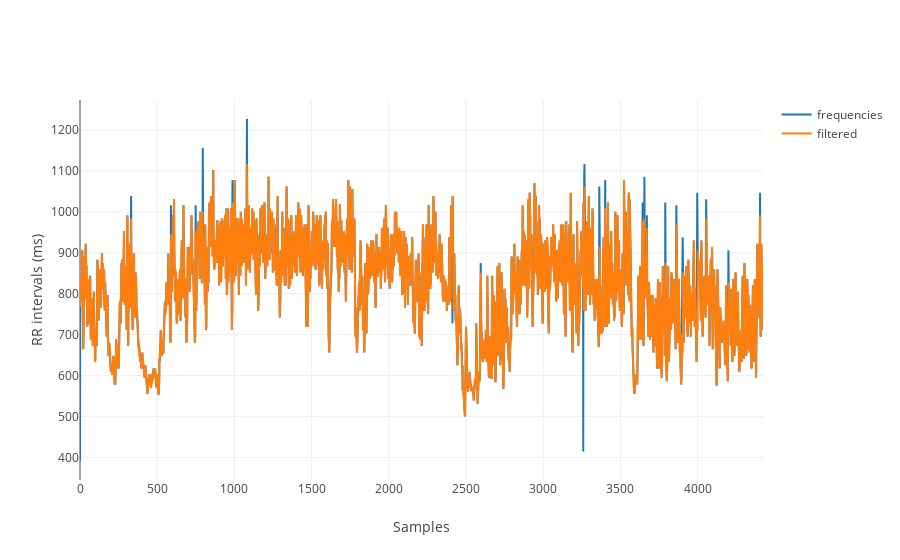

The notebook cell this image was saved under:
### Code cell
#MOVING AVERAGE FILTER
init_notebook_mode(connected=True)

# Create random data with numpy
import numpy as np

archive = open(filename, 'r')
text = archive.readlines()
frequencies = []

for line in text:
    frequencies.append(int(line))
    
#print frequencies    
archive.close() 

frequencies = np.asarray(frequencies, dtype=np.intc)

filtered = moving_average(frequencies, 10, 200)

archive = open(filename, 'r')
text = archive.readlines()
frequencies = []

for line in text:
    frequencies.append(int(line))
    
#print frequencies    
archive.close() 

frequencies = np.asarray(frequencies, dtype=np.intc)

archive = open(file_filtered_by_hand, 'r')
text = archive.readlines()
frequencies_filtered = []

for line in text:
    frequencies_filtered.append(int(line))
    
#print frequencies    
archive.close() 

frequencies_filtered = np.asarray(frequencies_filtered, dtype=np.intc)

axis_x = np.linspace(0, (filtered.size)-1, filtered.size)
axis_y = filtered

axis_x2 = np.linspace(0, (frequencies.size)-1, frequencies.size)
axis_y2 = frequencies

axis_x3 = np.linspace(0, (frequencies_filtered.size)-1, frequencies_filtered.size)
axis_y3 = frequencies_filtered


# Create a trace
trace2 = go.Scatter(
    x = axis_x,
    y = axis_y,
    mode = 'lines',
    name = 'filtered'
)

trace1 = go.Scatter(
    x = axis_x2,
    y = axis_y2,
    mode = 'lines',
    name = 'frequencies'
)

trace3 = go.Scatter(
    x = axis_x3,
    y = axis_y3,
    mode = 'lines',
    name = 'filtered by hand'
)

layout = go.Layout(
    xaxis=dict(
        title='Samples'
        ),
    yaxis=dict(
        title='RR intervals (ms)'
        )
)

#data = [trace1, trace2, trace3]
data = [trace1, trace2]
fig = go.Figure(data=data, layout=layout)

iplot(fig, filename='basic-line')

### Figure 1 — Plotly figure (JSON) as saved in the notebook; plotly's stock layout.template omitted (floating-point values rounded to 4 significant figures; data arrays with more than 128 entries replaced by an {"elided": "..."} marker saying what was removed)
{"data": [{"mode": "lines", "name": "frequencies", "type": "scatter", "x": {"elided": "4424 int values"}, "y": {"elided": "4424 int values"}}, {"mode": "lines", "name": "filtered", "type": "scatter", "x": {"elided": "4424 int values"}, "y": {"elided": "4424 int values"}}], "layout": {"xaxis": {"title": "Samples"}, "yaxis": {"title": "RR intervals (ms)"}}}
